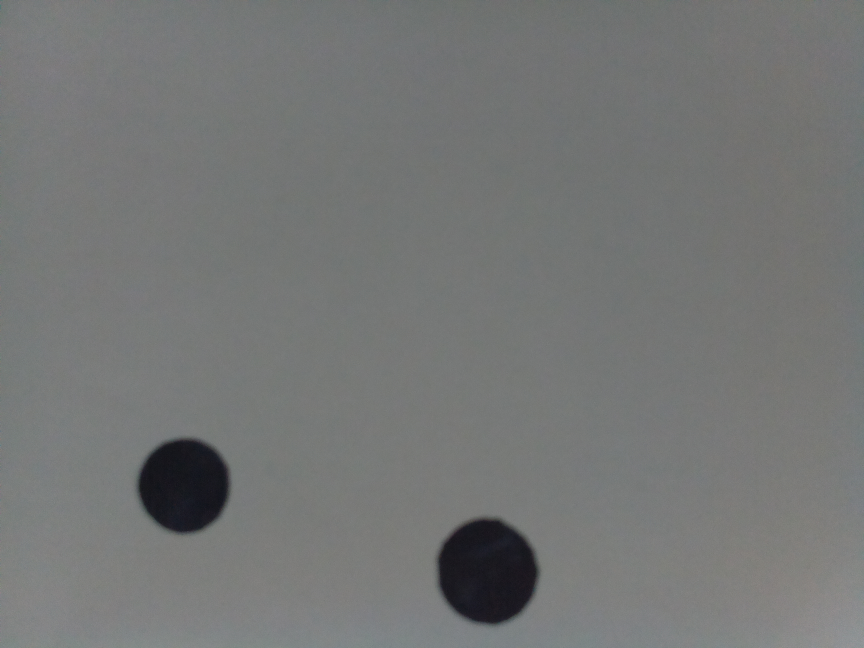
#> input picture legacy/opencv/image.jpg, 2592 x 1944 px, found by its file name (shown at 1/3 size)
$ python circles.py   (Python 2 division)   (older library calls are emulated)
#> lines starting #> are read from the running program, lines starting #| are printed output that depends on the picture; after the words box and inside, x2 and y2 are one past the last pixel; in counts of white or black regions, pixels touching at a corner belong together; long printed decimals are rounded
import cv2
import math

##Resize with resize command
def resizeImage(img):
    dst = cv2.resize(img,None, fx=0.25, fy=0.25, interpolation = cv2.INTER_LINEAR)
    return dst

##Load image
img = cv2.imread("/home/facutk/Desktop/image.jpg")
#> img is the input picture: shape (1944, 2592, 3); mean B, G, R 117.6, 118.4, 116.8
grey = cv2.imread("/home/facutk/Desktop/image.jpg",0) #0 for grayscale
#> grey: shape (1944, 2592); min 11, max 161, mean 117.8

##Run Threshold on image to make it black and white
ret, thresh = cv2.threshold(grey,50,255,cv2.THRESH_BINARY)
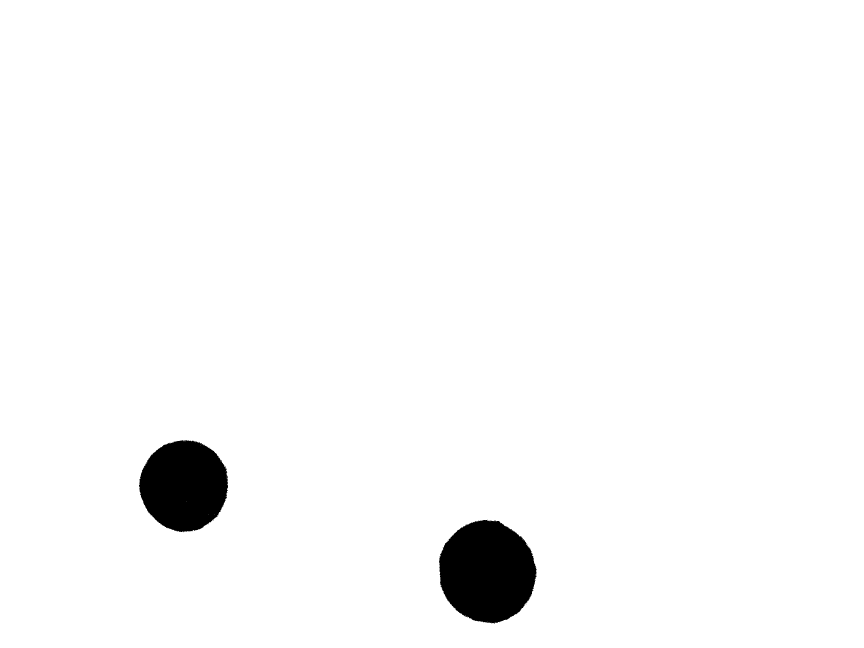
#> thresh: shape (1944, 2592) (shown at 1/3 size); 97.5% white; 12 black regions (10 under 20 px), largest, box (x1, y1, x2, y2) and area: (1317, 1559, 1610, 1871) 69747, (417, 1320, 684, 1597) 56708

##Use houghcircles to determine centre of circle
circles = cv2.HoughCircles(thresh,cv2.cv.CV_HOUGH_GRADIENT,1,75,param1=50,param2=13,minRadius=0,maxRadius=175)
#> circles = [[1462.5, 1704.5, 144.3], [548.5, 1463.5, 131.2]]
for i in circles[0,:]:
    #draw the outer circle
    cv2.circle(img,(i[0],i[1]),i[2],(0,255,0),2)
    #draw the centre of the circle
    cv2.circle(img,(i[0],i[1]),2,(0,0,255),3)
#> this loop made 2 passes

##Determine co-ordinates for centre of circle
x1 = circles[0][0][0]
#> x1 = 1462.5
y1 = circles[0][0][1]
#> y1 = 1704.5
x2 = circles[0][1][0]
#> x2 = 548.5
y2 = circles[0][1][1]
#> y2 = 1463.5
##Angle betwen two circles
theta = math.degrees(math.atan((y2-y1)/(x2-x1)))
#> theta = 14.77

##print information
print "x1 = ",x1
#| x1 =  1462.5
print "y1 = ",y1
#| y1 =  1704.5
print "x2 = ",x2
#| x2 =  548.5
print "y2 = ",y2
#| y2 =  1463.5
print theta
#| 14.771
print circles
#| [[[1462.5 1704.5  144.3]
#|   [ 548.5 1463.5  131.2]]]

##Resize image
img = resizeImage(img)
#> in resizeImage, `dst = cv2.resize(img,None, fx=0.25, fy=0.25, interpolation = cv2.INTER..`:
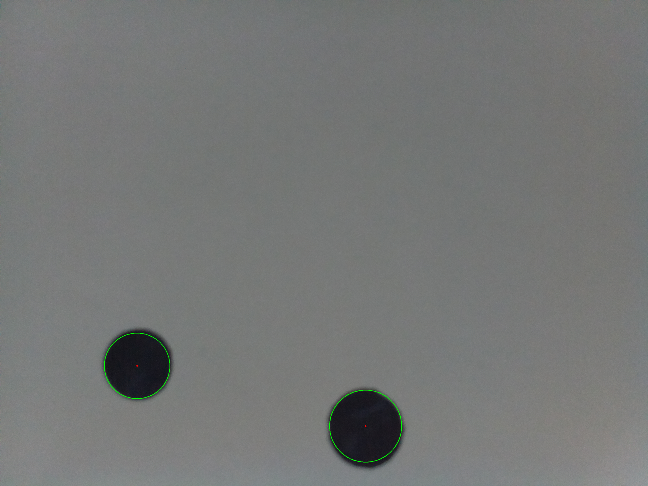
#> dst: shape (486, 648, 3); mean B, G, R 117.7, 118.8, 117
thresh = resizeImage(thresh)
#> in resizeImage (call 2), `dst = cv2.resize(img,None, fx=0.25, fy=0.25, interpolation = cv2.INTER..`:
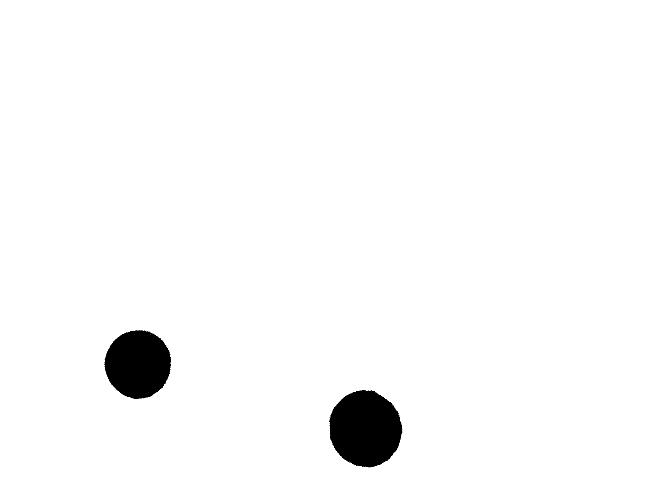
#> dst: shape (486, 648); min 0, max 255, mean 248.6
##Show Images
cv2.imshow("thresh",thresh)
cv2.imshow("img",img)

cv2.waitKey(0)
